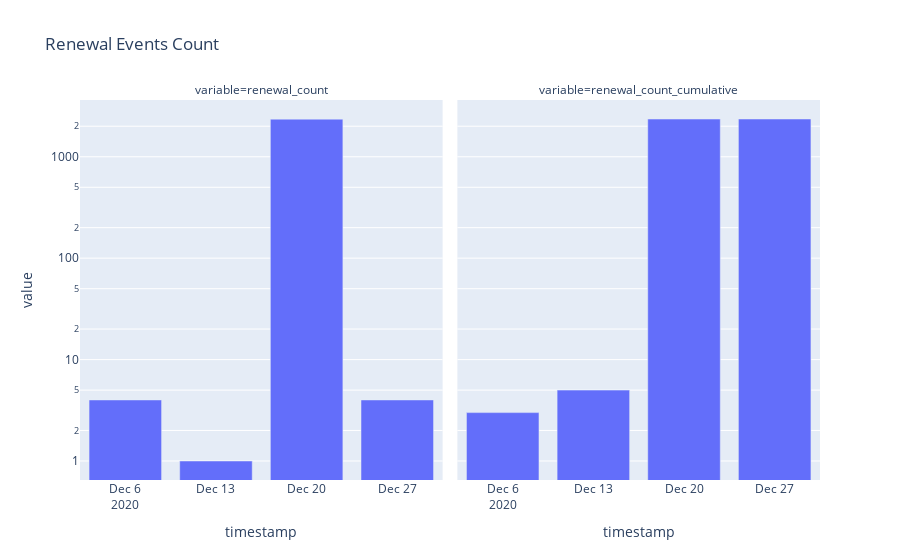

This figure's notebook cell:
### Markdown cell above
### Renewal Events

### Code cell
from filecoin_metrics.metrics import renewal_count_per_epoch

s = renewal_count_per_epoch(connection)
INTERVAL = '1w'

s_count = (s.resample(INTERVAL)
            .sum()
            .backfill()
          )

s_cum = (s.cumsum()
          .resample(INTERVAL)
          .median()
          .backfill()
        )

s_cum.name = 'renewal_count_cumulative'

fig_df = (pd.DataFrame([s_count, s_cum])
            .T
            .reset_index()
            .melt(id_vars=['timestamp'])
            )

fig = px.bar(fig_df,
             x='timestamp',
             y='value',
             title='Renewal Events Count',
             facet_col='variable',
             log_y=True)
fig.show()

### Figure 1 — Plotly figure (JSON) as saved in the notebook; plotly's stock layout.template omitted (floating-point values rounded to 4 significant figures)
{"data": [{"alignmentgroup": "True", "hovertemplate": "variable=renewal_count<br>timestamp=%{x}<br>value=%{y}<extra></extra>", "legendgroup": "", "marker": {"color": "#636efa"}, "name": "", "offsetgroup": "", "orientation": "v", "showlegend": false, "textposition": "auto", "type": "bar", "x": ["2020-12-06T00:00:00+00:00", "2020-12-13T00:00:00+00:00", "2020-12-20T00:00:00+00:00", "2020-12-27T00:00:00+00:00"], "xaxis": "x", "y": [4, 1, 2349, 4], "yaxis": "y"}, {"alignmentgroup": "True", "hovertemplate": "variable=renewal_count_cumulative<br>timestamp=%{x}<br>value=%{y}<extra></extra>", "legendgroup": "", "marker": {"color": "#636efa"}, "name": "", "offsetgroup": "", "orientation": "v", "showlegend": false, "textposition": "auto", "type": "bar", "x": ["2020-12-06T00:00:00+00:00", "2020-12-13T00:00:00+00:00", "2020-12-20T00:00:00+00:00", "2020-12-27T00:00:00+00:00"], "xaxis": "x2", "y": [3, 5, 2354, 2357], "yaxis": "y2"}], "layout": {"annotations": [{"font": {}, "showarrow": false, "text": "variable=renewal_count", "x": 0.245, "xanchor": "center", "xref": "paper", "y": 1, "yanchor": "bottom", "yref": "paper"}, {"font": {}, "showarrow": false, "text": "variable=renewal_count_cumulative", "x": 0.755, "xanchor": "center", "xref": "paper", "y": 1, "yanchor": "bottom", "yref": "paper"}], "autosize": true, "barmode": "relative", "legend": {"tracegroupgap": 0}, "title": {"text": "Renewal Events Count"}, "xaxis": {"anchor": "y", "autorange": true, "domain": [0, 0.49], "range": ["2020-12-02 12:00", "2020-12-30 12:00"], "title": {"text": "timestamp"}, "type": "date"}, "xaxis2": {"anchor": "y2", "autorange": true, "domain": [0.51, 1], "matches": "x", "range": ["2020-12-02 12:00", "2020-12-30 12:00"], "title": {"text": "timestamp"}, "type": "date"}, "yaxis": {"anchor": "x", "autorange": true, "domain": [0, 1], "range": [-0.1874, 3.56], "title": {"text": "value"}, "type": "log"}, "yaxis2": {"anchor": "x2", "autorange": true, "domain": [0, 1], "matches": "y", "range": [-0.1874, 3.56], "showticklabels": false, "type": "log"}}}
